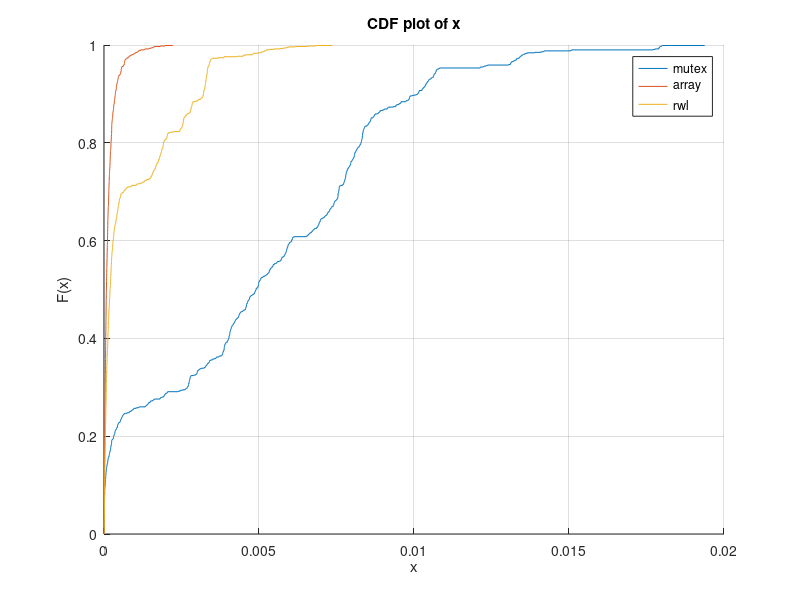

Recreate this plot in MATLAB.
file1 = fopen('mutex_results.txt', 'r');
file2 = fopen('array_results.txt', 'r');
file3 = fopen('rwl_results.txt', 'r');
[X1, count1] = fscanf(file1, '%f\n');
[X2, count2] = fscanf(file2, '%f\n');
[X3, count3] = fscanf(file3, '%f\n');
hold on
[h1, stats1] = cdfplot(X1);
[h2, stats2] = cdfplot(X2);
[h3, stats3] = cdfplot(X3);
legend('mutex', 'array', 'rwl');
Y1 = ['mutex - count:', count1, '  mean:', stats1.mean, '  median:', stats1.median, '  min:', stats1.min, '  max:', stats1.max]
Y2 = ['mutex - count:', count2, '  mean:', stats2.mean, '  median:', stats2.median, '  min:', stats2.min, '  max:', stats2.max]
Y3 = ['mutex - count:', count3, '  mean:', stats3.mean, '  median:', stats3.median, '  min:', stats3.min, '  max:', stats3.max]
disp(Y1);
disp(Y2);
disp(Y3);
fclose(file1);
fclose(file2);
fclose(file3);